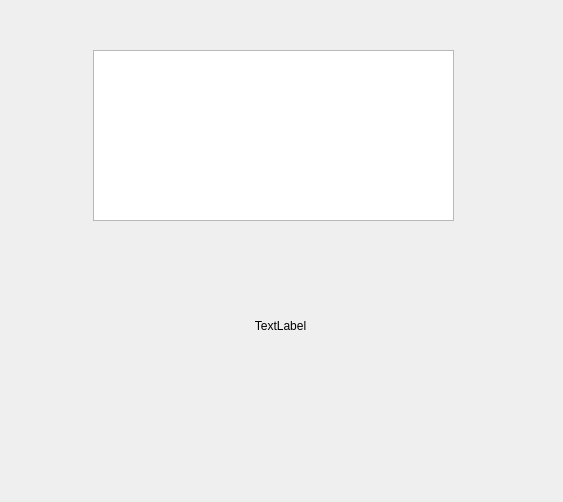
<?xml version="1.0" encoding="UTF-8"?>
<ui version="4.0">
 <class>Widget</class>
 <widget class="QWidget" name="Widget">
  <property name="geometry">
   <rect>
    <x>0</x>
    <y>0</y>
    <width>563</width>
    <height>502</height>
   </rect>
  </property>
  <property name="windowTitle">
   <string>Widget</string>
  </property>
  <widget class="QLabel" name="label">
   <property name="geometry">
    <rect>
     <x>110</x>
     <y>230</y>
     <width>341</width>
     <height>191</height>
    </rect>
   </property>
   <property name="text">
    <string>TextLabel</string>
   </property>
   <property name="alignment">
    <set>Qt::AlignCenter</set>
   </property>
  </widget>
  <widget class="QPlainTextEdit" name="plainTextEdit">
   <property name="geometry">
    <rect>
     <x>93</x>
     <y>50</y>
     <width>361</width>
     <height>171</height>
    </rect>
   </property>
  </widget>
 </widget>
 <resources/>
 <connections/>
</ui>
